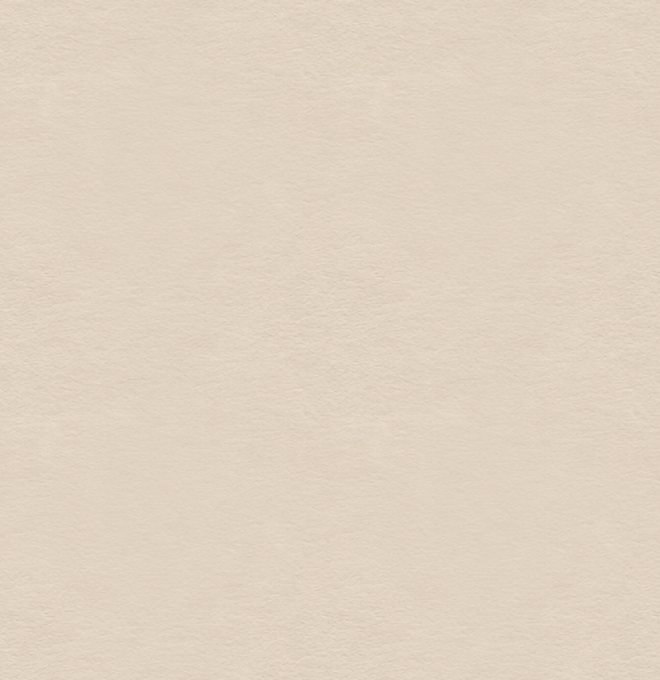
#> input picture xanh-pastel/assets/bia/giay-kem.jpg, 660 x 680 px
$ python giay_kem_tu_anh.py ../../xanh-pastel/assets/bia/giay-kem.jpg ../../xanh-pastel/assets/bia/giay-kem.jpg 1.0
#> lines starting #> are read from the running program, lines starting #| are printed output that depends on the picture
# Giấy kem dập nổi nhẹ làm từ trang trong của ảnh bìa (giữ hoạ tiết lá, ô lặp liền theo chiều dọc)
# Dùng: python3 tools/hoa-tiet/giay_kem_tu_anh.py trang-trong.jpg giay-kem.jpg 0.34
import sys, math
import numpy as np
from PIL import Image

def gblur(a, s):
    hh, ww = a.shape
    fy = np.fft.fftfreq(hh)[:, None]; fx = np.fft.rfftfreq(ww)[None, :]
    g = np.exp(-2 * (math.pi ** 2) * (s ** 2) * (fx ** 2 + fy ** 2))
    return np.fft.irfft2(np.fft.rfft2(a) * g, s=a.shape)

src, dst = sys.argv[1], sys.argv[2]
A = np.asarray(Image.open(src).convert('RGB')).astype(float)
L = A @ np.array([.299, .587, .114])
detail = L - gblur(L, 40)                      # chỉ giữ phần nổi khối, bỏ sáng tối lớn
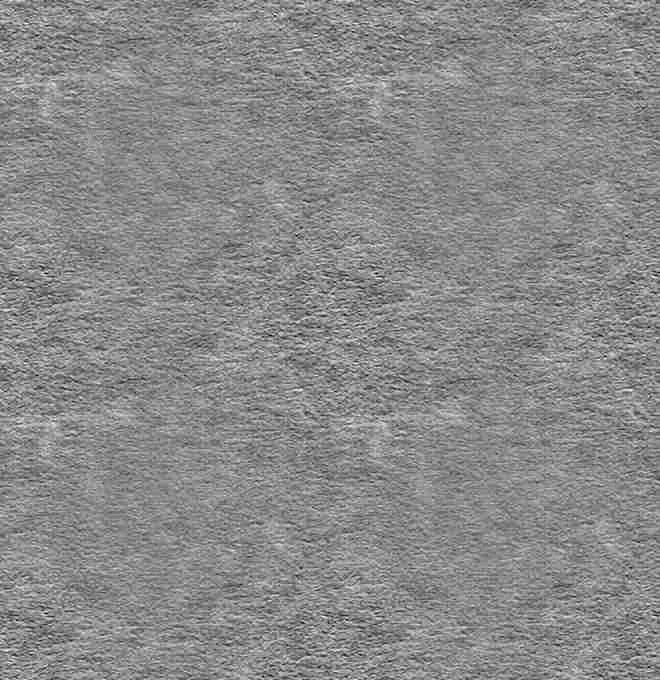
#> detail: shape (680, 660) float64; min -14.62, max 12.39, mean -1.57e-14; drawn with min black and max white
h = L.shape[0]
#> h = 680
# nối liền đầu/cuối: trộn với bản lệch nửa ảnh theo trọng số sin²
t = np.arange(h) / h
#> t = 680 values from 0 to 0.999
wgt = (np.sin(math.pi * t) ** 2)[:, None]
d2 = np.roll(detail, h // 2, 0)
seam_free = detail * wgt + d2 * (1 - wgt)
base = np.array([241, 242, 234], float)
amt = float(sys.argv[3]) if len(sys.argv) > 3 else .42
cream = base[None, None, :] + seam_free[..., None] * amt * np.array([1.0, 1.0, .92])
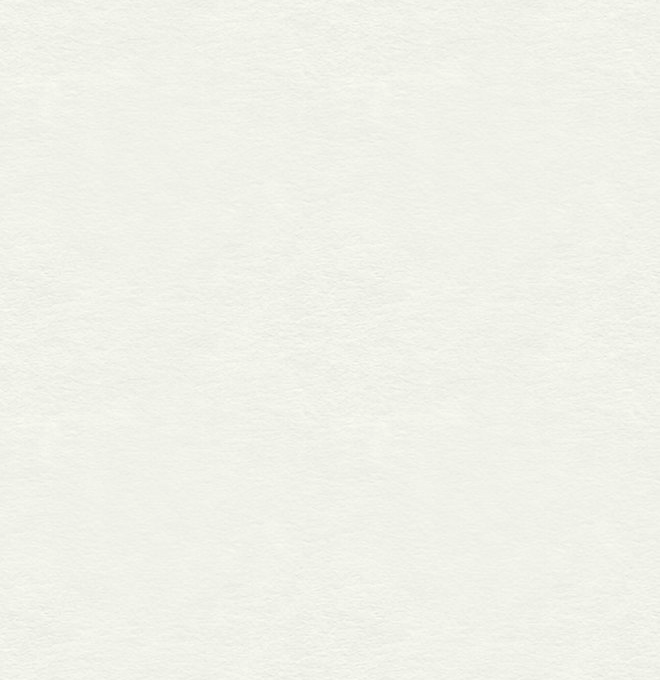
#> cream: shape (680, 660, 3) float64; mean of channels 0, 1, 2 241, 242, 234; drawn as R, G, B
Image.fromarray(np.clip(cream, 0, 255).astype(np.uint8)).save(dst, quality=86)
print('avg', cream.reshape(-1, 3).mean(0).round(1), cream.shape)
#| avg [241. 242. 234.] (680, 660, 3)

$ run again, with xanh-pastel/assets/bia/trang-dau.jpg copied over xanh-pastel/assets/bia/giay-kem.jpg
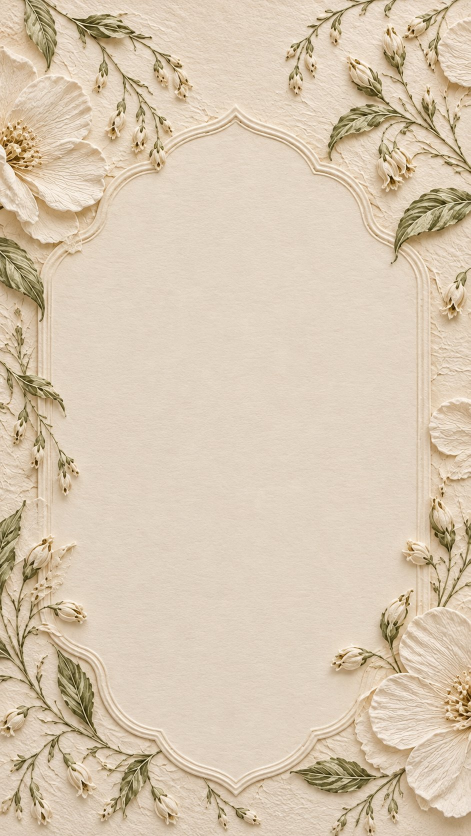
#> input picture xanh-pastel/assets/bia/trang-dau.jpg, 941 x 1672 px (shown at 1/2 size)
#> `seam_free = detail * wgt + d2 * (1 - wgt)`:
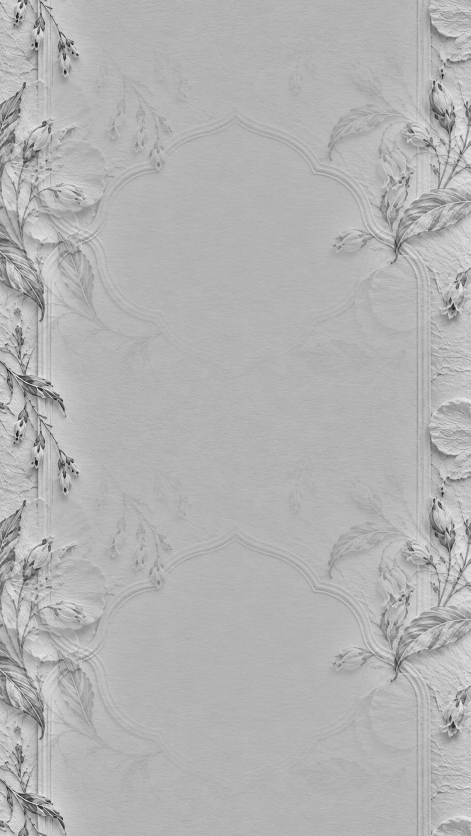
#> seam_free: shape (1672, 941) float64 (shown at 1/2 size); min -171.8, max 72.32, mean 0; drawn with min black and max white
#> `Image.fromarray(np.clip(cream, 0, 255).astype(np.uint8)).save(dst, qua..`:
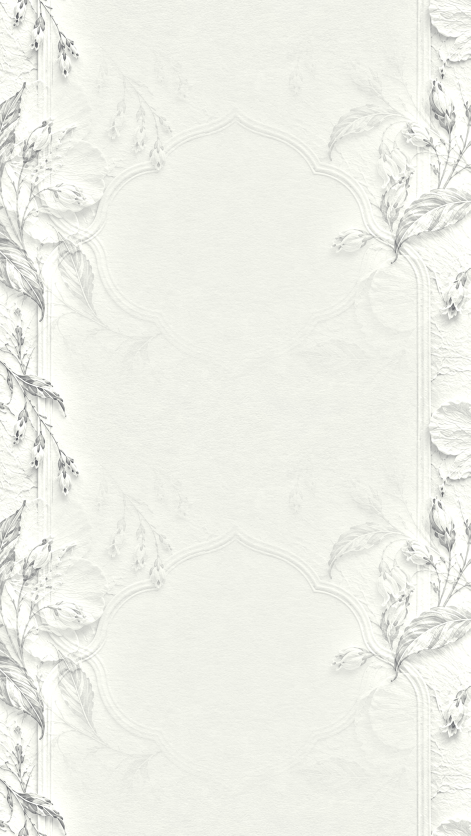
#> saved as giay-kem.jpg: PIL image 941x1672 RGB (shown at 1/2 size); mean R, G, B 239.8, 240.7, 233.3
#| avg [241. 242. 234.] (1672, 941, 3)
